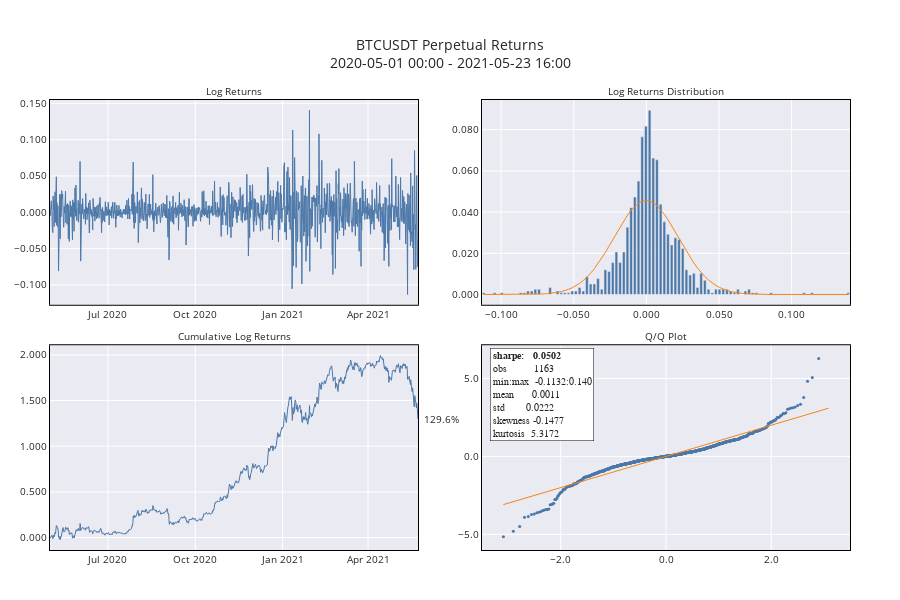

The code cell stored with this chart in its notebook:
### Code cell
fig = utils.make_overview_chart(df_perpetual.per_return, title="BTCUSDT Perpetual", subtitle_base="Log Returns")
fig.show()

### Figure 1 — Plotly figure (JSON) as saved in the notebook; plotly's stock layout.template omitted (floating-point values rounded to 4 significant figures; data arrays with more than 128 entries replaced by an {"elided": "..."} marker saying what was removed)
{"data": [{"line": {"color": "#4C78A8", "width": 1}, "name": "return", "type": "scatter", "x": {"elided": "1164 str values"}, "xaxis": "x", "y": {"elided": "1164 float values"}, "yaxis": "y"}, {"line": {"color": "#4C78A8", "width": 1}, "name": "cum. return", "type": "scatter", "x": {"elided": "1164 str values"}, "xaxis": "x3", "y": {"elided": "1164 float values"}, "yaxis": "y3"}, {"marker": {"color": "#4C78A8"}, "name": "pct. of returns", "type": "bar", "x": [-0.112, -0.1095, -0.107, -0.1045, -0.102, -0.0995, -0.09675, -0.0942, -0.09165, -0.0891, -0.08655, -0.08405, -0.0815, -0.07895, -0.07645, -0.0739, -0.07135, -0.06885, -0.0663, -0.06375, -0.0612, -0.05865, -0.05615, -0.0536, -0.05105, -0.04855, -0.046, -0.04345, -0.04095, -0.0384, -0.03585, -0.0333, -0.03075, -0.02825, -0.0257, -0.02315, -0.02065, -0.0181, -0.01555, -0.01305, -0.01051, -0.007955, -0.00542, -0.00288, -0.000344, 0.002191, 0.004725, 0.00726, 0.009815, 0.01235, 0.01485, 0.0174, 0.01995, 0.02245, 0.025, 0.02755, 0.0301, 0.03265, 0.03515, 0.0377, 0.04025, 0.04275, 0.0453, 0.04785, 0.05035, 0.0529, 0.05545, 0.058, 0.06055, 0.06305, 0.0656, 0.06815, 0.07065, 0.0732, 0.07575, 0.07825, 0.0808, 0.08335, 0.0859, 0.08845, 0.09095, 0.0935, 0.09605, 0.09855, 0.1009, 0.1035, 0.106, 0.1085, 0.1115, 0.114, 0.1165, 0.119, 0.1215, 0.124, 0.1265, 0.129, 0.1315, 0.134, 0.1365, 0.139], "xaxis": "x2", "y": [0.0008598, 0, 0, 0.0008598, 0, 0.0008598, 0, 0, 0, 0, 0.0008598, 0.0008598, 0.00172, 0.00172, 0.00258, 0.00258, 0, 0, 0.003439, 0, 0.00172, 0.0008598, 0.0008598, 0.0008598, 0.00172, 0.00172, 0.003439, 0.00172, 0.008598, 0.005159, 0.005159, 0.007739, 0.00258, 0.01204, 0.01118, 0.01548, 0.02064, 0.01548, 0.02064, 0.03267, 0.04213, 0.04729, 0.05503, 0.07653, 0.08169, 0.08942, 0.06621, 0.06535, 0.04385, 0.03525, 0.02923, 0.02408, 0.02752, 0.02666, 0.02236, 0.01204, 0.009458, 0.01032, 0.003439, 0.01032, 0.006879, 0.00258, 0.0008598, 0.00258, 0.00258, 0.00258, 0.00258, 0.00172, 0.0008598, 0.00258, 0, 0.00172, 0.00258, 0.0008598, 0.0008598, 0, 0, 0, 0.0008598, 0, 0, 0, 0, 0, 0, 0, 0, 0.0008598, 0, 0.0008598, 0, 0, 0, 0, 0, 0, 0, 0, 0, 0.0008598], "yaxis": "y2"}, {"line": {"color": "#F58518", "width": 1}, "name": "normal", "type": "scatter", "x": [-0.112, -0.1095, -0.107, -0.1045, -0.102, -0.0995, -0.09675, -0.0942, -0.09165, -0.0891, -0.08655, -0.08405, -0.0815, -0.07895, -0.07645, -0.0739, -0.07135, -0.06885, -0.0663, -0.06375, -0.0612, -0.05865, -0.05615, -0.0536, -0.05105, -0.04855, -0.046, -0.04345, -0.04095, -0.0384, -0.03585, -0.0333, -0.03075, -0.02825, -0.0257, -0.02315, -0.02065, -0.0181, -0.01555, -0.01305, -0.01051, -0.007955, -0.00542, -0.00288, -0.000344, 0.002191, 0.004725, 0.00726, 0.009815, 0.01235, 0.01485, 0.0174, 0.01995, 0.02245, 0.025, 0.02755, 0.0301, 0.03265, 0.03515, 0.0377, 0.04025, 0.04275, 0.0453, 0.04785, 0.05035, 0.0529, 0.05545, 0.058, 0.06055, 0.06305, 0.0656, 0.06815, 0.07065, 0.0732, 0.07575, 0.07825, 0.0808, 0.08335, 0.0859, 0.08845, 0.09095, 0.0935, 0.09605, 0.09855, 0.1009, 0.1035, 0.106, 0.1085, 0.1115, 0.114, 0.1165, 0.119, 0.1215, 0.124, 0.1265, 0.129, 0.1315, 0.134, 0.1365, 0.139], "xaxis": "x2", "y": [1.302e-07, 2.555e-07, 3.965e-07, 7.546e-07, 1.147e-06, 2.118e-06, 3.481e-06, 5.759e-06, 9.224e-06, 1.485e-05, 2.318e-05, 3.573e-05, 5.527e-05, 8.3e-05, 0.0001231, 0.0001829, 0.0002642, 0.000377, 0.0005382, 0.0007481, 0.00104, 0.001408, 0.001884, 0.002515, 0.003277, 0.004218, 0.005409, 0.006783, 0.008398, 0.01035, 0.01248, 0.01497, 0.0176, 0.02043, 0.02354, 0.02663, 0.02974, 0.03291, 0.03582, 0.03849, 0.04091, 0.04286, 0.04433, 0.04526, 0.0456, 0.04534, 0.04451, 0.04312, 0.04121, 0.03892, 0.0363, 0.03331, 0.03027, 0.02716, 0.02394, 0.02094, 0.01796, 0.01531, 0.01288, 0.01061, 0.008701, 0.007043, 0.005577, 0.004399, 0.003426, 0.002606, 0.001978, 0.001464, 0.001083, 0.0007907, 0.0005625, 0.0004002, 0.0002811, 0.0001921, 0.0001315, 8.889e-05, 5.835e-05, 3.843e-05, 2.456e-05, 1.576e-05, 9.989e-06, 6.132e-06, 3.787e-06, 2.309e-06, 1.478e-06, 7.92e-07, 5.172e-07, 2.688e-07, 1.372e-07, 8.674e-08, 4.294e-08, 2.66e-08, 1.277e-08, 7.752e-09, 3.611e-09, 2.148e-09, 9.703e-10, 5.655e-10, 2.478e-10, 1.415e-10], "yaxis": "y2"}, {"marker": {"color": "#4C78A8", "size": 3}, "mode": "markers", "name": "return norm.", "type": "scatter", "x": {"elided": "1164 float values"}, "xaxis": "x4", "y": {"elided": "1164 float values"}, "yaxis": "y4"}, {"line": {"color": "#F58518", "width": 1}, "name": "norm.", "type": "scatter", "x": {"elided": "1164 float values"}, "xaxis": "x4", "y": {"elided": "1164 float values"}, "yaxis": "y4"}], "layout": {"annotations": [{"font": {"size": 10}, "showarrow": false, "text": "Log Returns", "x": 0.23, "xanchor": "center", "xref": "paper", "y": 1, "yanchor": "bottom", "yref": "paper"}, {"font": {"size": 10}, "showarrow": false, "text": "Log Returns Distribution", "x": 0.77, "xanchor": "center", "xref": "paper", "y": 1, "yanchor": "bottom", "yref": "paper"}, {"font": {"size": 10}, "showarrow": false, "text": "Cumulative Log Returns", "x": 0.23, "xanchor": "center", "xref": "paper", "y": 0.455, "yanchor": "bottom", "yref": "paper"}, {"font": {"size": 10}, "showarrow": false, "text": "Q/Q Plot", "x": 0.77, "xanchor": "center", "xref": "paper", "y": 0.455, "yanchor": "bottom", "yref": "paper"}, {"align": "left", "font": {"size": 10}, "showarrow": false, "text": "129.6%", "x": 0.465, "xanchor": "left", "xref": "paper", "y": 1.296, "yref": "y3"}, {"align": "left", "bgcolor": "white", "bordercolor": "black", "borderpad": 2, "borderwidth": 0.5, "font": {"family": "Courier New, monospace", "size": 10}, "showarrow": false, "text": "<b>sharpe:   0.0502</b><br>obs         1163<br>min:max  -0.1132:0.140<br>mean      0.0011<br>std       0.0222<br>skewness -0.1477<br>kurtosis  5.3172", "x": 0.55, "xanchor": "left", "xref": "paper", "y": 0.45, "yanchor": "top", "yref": "paper"}], "font": {"size": 10}, "height": 600, "margin": {"b": 50, "l": 50, "r": 50, "t": 100}, "showlegend": false, "title": {"text": "BTCUSDT Perpetual Returns<br>2020-05-01 00:00 - 2021-05-23 16:00"}, "xaxis": {"anchor": "y", "domain": [0, 0.46], "linecolor": "black", "linewidth": 1, "mirror": true, "showline": true}, "xaxis2": {"anchor": "y2", "domain": [0.54, 1], "linecolor": "black", "linewidth": 1, "mirror": true, "showline": true, "tickformat": "0.3f"}, "xaxis3": {"anchor": "y3", "domain": [0, 0.46], "linecolor": "black", "linewidth": 1, "mirror": true, "showline": true}, "xaxis4": {"anchor": "y4", "domain": [0.54, 1], "linecolor": "black", "linewidth": 1, "mirror": true, "showline": true, "tickformat": "0.1f"}, "yaxis": {"anchor": "x", "domain": [0.545, 1], "linecolor": "black", "linewidth": 1, "mirror": true, "showline": true, "tickformat": "0.3f"}, "yaxis2": {"anchor": "x2", "domain": [0.545, 1], "linecolor": "black", "linewidth": 1, "mirror": true, "showline": true, "tickformat": "0.3f"}, "yaxis3": {"anchor": "x3", "domain": [0, 0.455], "linecolor": "black", "linewidth": 1, "mirror": true, "showline": true, "tickformat": "0.3f"}, "yaxis4": {"anchor": "x4", "domain": [0, 0.455], "linecolor": "black", "linewidth": 1, "mirror": true, "showline": true, "tickformat": "0.1f"}}}
